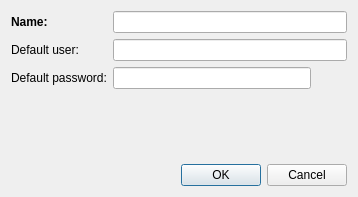
<?xml version="1.0" encoding="UTF-8"?>
<ui version="4.0">
 <class>GroupConfig</class>
 <widget class="QDialog" name="GroupConfig">
  <property name="geometry">
   <rect>
    <x>0</x>
    <y>0</y>
    <width>358</width>
    <height>197</height>
   </rect>
  </property>
  <property name="maximumSize">
   <size>
    <width>358</width>
    <height>282</height>
   </size>
  </property>
  <property name="windowTitle">
   <string>Group config</string>
  </property>
  <layout class="QVBoxLayout" name="verticalLayout">
   <item>
    <layout class="QGridLayout" name="gridLayout">
     <item row="1" column="1">
      <widget class="QLineEdit" name="default_user_name">
       <property name="placeholderText">
        <string/>
       </property>
      </widget>
     </item>
     <item row="0" column="0">
      <widget class="QLabel" name="nameLabel">
       <property name="font">
        <font>
         <weight>75</weight>
         <bold>true</bold>
        </font>
       </property>
       <property name="text">
        <string>Name:</string>
       </property>
      </widget>
     </item>
     <item row="0" column="1">
      <widget class="QLineEdit" name="name">
       <property name="autoFillBackground">
        <bool>false</bool>
       </property>
       <property name="text">
        <string/>
       </property>
       <property name="placeholderText">
        <string/>
       </property>
      </widget>
     </item>
     <item row="2" column="0">
      <widget class="QLabel" name="passwordLabel">
       <property name="font">
        <font>
         <weight>50</weight>
         <bold>false</bold>
        </font>
       </property>
       <property name="text">
        <string>Default password:</string>
       </property>
      </widget>
     </item>
     <item row="2" column="1">
      <layout class="QHBoxLayout" name="horizontalLayout_2">
       <item>
        <widget class="QLineEdit" name="default_password">
         <property name="echoMode">
          <enum>QLineEdit::Password</enum>
         </property>
         <property name="placeholderText">
          <string/>
         </property>
        </widget>
       </item>
       <item>
        <widget class="QPushButton" name="showPassword">
         <property name="maximumSize">
          <size>
           <width>30</width>
           <height>26</height>
          </size>
         </property>
         <property name="focusPolicy">
          <enum>Qt::NoFocus</enum>
         </property>
         <property name="toolTip">
          <string notr="true">Show password</string>
         </property>
         <property name="accessibleName">
          <string notr="true"/>
         </property>
         <property name="accessibleDescription">
          <string notr="true"/>
         </property>
         <property name="text">
          <string extracomment="show password"/>
         </property>
         <property name="icon">
          <iconset resource="../app/resources/resources.qrc">
           <normaloff>:/ico/eye.svg</normaloff>:/ico/eye.svg</iconset>
         </property>
         <property name="iconSize">
          <size>
           <width>30</width>
           <height>20</height>
          </size>
         </property>
         <property name="checkable">
          <bool>true</bool>
         </property>
         <property name="flat">
          <bool>true</bool>
         </property>
        </widget>
       </item>
      </layout>
     </item>
     <item row="1" column="0">
      <widget class="QLabel" name="userLabel">
       <property name="font">
        <font>
         <weight>50</weight>
         <bold>false</bold>
        </font>
       </property>
       <property name="text">
        <string>Default user:</string>
       </property>
      </widget>
     </item>
    </layout>
   </item>
   <item>
    <widget class="QLabel" name="informationLabel">
     <property name="enabled">
      <bool>true</bool>
     </property>
     <property name="font">
      <font>
       <weight>75</weight>
       <bold>true</bold>
      </font>
     </property>
     <property name="styleSheet">
      <string notr="true">color: red</string>
     </property>
     <property name="text">
      <string/>
     </property>
     <property name="alignment">
      <set>Qt::AlignCenter</set>
     </property>
     <property name="wordWrap">
      <bool>false</bool>
     </property>
    </widget>
   </item>
   <item>
    <spacer name="verticalSpacer">
     <property name="orientation">
      <enum>Qt::Vertical</enum>
     </property>
     <property name="sizeHint" stdset="0">
      <size>
       <width>20</width>
       <height>40</height>
      </size>
     </property>
    </spacer>
   </item>
   <item>
    <layout class="QHBoxLayout" name="horizontalLayout">
     <item>
      <spacer name="horizontalSpacer">
       <property name="orientation">
        <enum>Qt::Horizontal</enum>
       </property>
       <property name="sizeHint" stdset="0">
        <size>
         <width>40</width>
         <height>20</height>
        </size>
       </property>
      </spacer>
     </item>
     <item>
      <widget class="QDialogButtonBox" name="buttonBox">
       <property name="locale">
        <locale language="English" country="UnitedStates"/>
       </property>
       <property name="standardButtons">
        <set>QDialogButtonBox::Cancel|QDialogButtonBox::Ok</set>
       </property>
      </widget>
     </item>
    </layout>
   </item>
  </layout>
 </widget>
 <tabstops>
  <tabstop>name</tabstop>
  <tabstop>default_user_name</tabstop>
  <tabstop>default_password</tabstop>
  <tabstop>buttonBox</tabstop>
 </tabstops>
 <resources>
  <include location="../app/resources/resources.qrc"/>
 </resources>
 <connections>
  <connection>
   <sender>buttonBox</sender>
   <signal>rejected()</signal>
   <receiver>GroupConfig</receiver>
   <slot>reject()</slot>
   <hints>
    <hint type="sourcelabel">
     <x>256</x>
     <y>165</y>
    </hint>
    <hint type="destinationlabel">
     <x>481</x>
     <y>134</y>
    </hint>
   </hints>
  </connection>
 </connections>
</ui>
